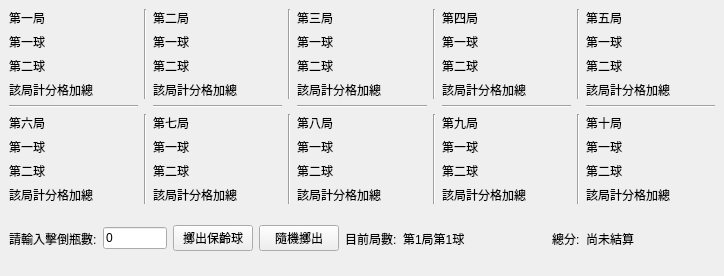
<?xml version="1.0" encoding="UTF-8"?>
<ui version="4.0">
 <class>MainWindow</class>
 <widget class="QMainWindow" name="MainWindow">
  <property name="geometry">
   <rect>
    <x>0</x>
    <y>0</y>
    <width>724</width>
    <height>276</height>
   </rect>
  </property>
  <property name="windowTitle">
   <string>MainWindow</string>
  </property>
  <widget class="QWidget" name="centralwidget">
   <layout class="QVBoxLayout" name="verticalLayout_2">
    <item>
     <layout class="QVBoxLayout" name="verticalLayout">
      <item>
       <layout class="QGridLayout" name="gridLayout_3">
        <item row="0" column="0">
         <layout class="QHBoxLayout" name="first_round">
          <item>
           <layout class="QVBoxLayout" name="first_round_lable_ui">
            <item>
             <widget class="QLabel" name="first_round_lable">
              <property name="text">
               <string>第一局</string>
              </property>
             </widget>
            </item>
            <item>
             <widget class="QLabel" name="first_round_ball_1_lable">
              <property name="text">
               <string>第一球</string>
              </property>
             </widget>
            </item>
            <item>
             <widget class="QLabel" name="first_round_ball_2_lable">
              <property name="text">
               <string>第二球</string>
              </property>
             </widget>
            </item>
            <item>
             <widget class="QLabel" name="first_round_score_amount_lable">
              <property name="text">
               <string>該局計分格加總</string>
              </property>
             </widget>
            </item>
           </layout>
          </item>
          <item>
           <layout class="QVBoxLayout" name="first_round_ui">
            <item>
             <widget class="QLabel" name="first_round_lable_empty">
              <property name="text">
               <string/>
              </property>
             </widget>
            </item>
            <item>
             <widget class="QLabel" name="first_round_ball_1">
              <property name="text">
               <string/>
              </property>
             </widget>
            </item>
            <item>
             <widget class="QLabel" name="first_round_ball_2">
              <property name="text">
               <string/>
              </property>
             </widget>
            </item>
            <item>
             <widget class="QLabel" name="first_round_score_amount">
              <property name="text">
               <string/>
              </property>
             </widget>
            </item>
           </layout>
          </item>
         </layout>
        </item>
        <item row="0" column="2">
         <layout class="QHBoxLayout" name="second_round">
          <item>
           <layout class="QVBoxLayout" name="second_round_lable_ui">
            <item>
             <widget class="QLabel" name="second_round_lable">
              <property name="text">
               <string>第二局</string>
              </property>
             </widget>
            </item>
            <item>
             <widget class="QLabel" name="second_round_ball_1_lable">
              <property name="text">
               <string>第一球</string>
              </property>
             </widget>
            </item>
            <item>
             <widget class="QLabel" name="second_round_ball_2_lable">
              <property name="text">
               <string>第二球</string>
              </property>
             </widget>
            </item>
            <item>
             <widget class="QLabel" name="second_round_score_amount_lable">
              <property name="text">
               <string>該局計分格加總</string>
              </property>
             </widget>
            </item>
           </layout>
          </item>
          <item>
           <layout class="QVBoxLayout" name="second_round_ui">
            <item>
             <widget class="QLabel" name="second_round_lable_empty">
              <property name="text">
               <string/>
              </property>
             </widget>
            </item>
            <item>
             <widget class="QLabel" name="second_round_ball_1">
              <property name="text">
               <string/>
              </property>
             </widget>
            </item>
            <item>
             <widget class="QLabel" name="second_round_ball_2">
              <property name="text">
               <string/>
              </property>
             </widget>
            </item>
            <item>
             <widget class="QLabel" name="second_round_score_amount">
              <property name="text">
               <string/>
              </property>
             </widget>
            </item>
           </layout>
          </item>
         </layout>
        </item>
        <item row="0" column="4">
         <layout class="QHBoxLayout" name="third_round">
          <item>
           <layout class="QVBoxLayout" name="third_round_lable_ui">
            <item>
             <widget class="QLabel" name="third_round_lable">
              <property name="text">
               <string>第三局</string>
              </property>
             </widget>
            </item>
            <item>
             <widget class="QLabel" name="third_round_ball_1_lable">
              <property name="text">
               <string>第一球</string>
              </property>
             </widget>
            </item>
            <item>
             <widget class="QLabel" name="third_round_ball_2_lable">
              <property name="text">
               <string>第二球</string>
              </property>
             </widget>
            </item>
            <item>
             <widget class="QLabel" name="third_round_score_amount_lable">
              <property name="text">
               <string>該局計分格加總</string>
              </property>
             </widget>
            </item>
           </layout>
          </item>
          <item>
           <layout class="QVBoxLayout" name="third_round_ui">
            <item>
             <widget class="QLabel" name="third_round_lable_empty">
              <property name="text">
               <string/>
              </property>
             </widget>
            </item>
            <item>
             <widget class="QLabel" name="third_round_ball_1">
              <property name="text">
               <string/>
              </property>
             </widget>
            </item>
            <item>
             <widget class="QLabel" name="third_round_ball_2">
              <property name="text">
               <string/>
              </property>
             </widget>
            </item>
            <item>
             <widget class="QLabel" name="third_round_score_amount">
              <property name="text">
               <string/>
              </property>
             </widget>
            </item>
           </layout>
          </item>
         </layout>
        </item>
        <item row="0" column="6">
         <layout class="QHBoxLayout" name="forth_round">
          <item>
           <layout class="QVBoxLayout" name="forth_round_lable_ui">
            <item>
             <widget class="QLabel" name="forth_round_lable">
              <property name="text">
               <string>第四局</string>
              </property>
             </widget>
            </item>
            <item>
             <widget class="QLabel" name="forth_round_ball_1_lable">
              <property name="text">
               <string>第一球</string>
              </property>
             </widget>
            </item>
            <item>
             <widget class="QLabel" name="forth_round_ball_2_lable">
              <property name="text">
               <string>第二球</string>
              </property>
             </widget>
            </item>
            <item>
             <widget class="QLabel" name="forth_round_score_amount_lable">
              <property name="text">
               <string>該局計分格加總</string>
              </property>
             </widget>
            </item>
           </layout>
          </item>
          <item>
           <layout class="QVBoxLayout" name="forth_round_ui">
            <item>
             <widget class="QLabel" name="forth_round_lable_empty">
              <property name="text">
               <string/>
              </property>
             </widget>
            </item>
            <item>
             <widget class="QLabel" name="forth_round_ball_1">
              <property name="text">
               <string/>
              </property>
             </widget>
            </item>
            <item>
             <widget class="QLabel" name="forth_round_ball_2">
              <property name="text">
               <string/>
              </property>
             </widget>
            </item>
            <item>
             <widget class="QLabel" name="forth_round_score_amount">
              <property name="text">
               <string/>
              </property>
             </widget>
            </item>
           </layout>
          </item>
         </layout>
        </item>
        <item row="0" column="8">
         <layout class="QHBoxLayout" name="fifth_round">
          <item>
           <layout class="QVBoxLayout" name="fifth_round_lable_ui">
            <item>
             <widget class="QLabel" name="fifth_round_lable">
              <property name="text">
               <string>第五局</string>
              </property>
             </widget>
            </item>
            <item>
             <widget class="QLabel" name="fifth_round_ball_1_lable">
              <property name="text">
               <string>第一球</string>
              </property>
             </widget>
            </item>
            <item>
             <widget class="QLabel" name="fifth_round_ball_2_lable">
              <property name="text">
               <string>第二球</string>
              </property>
             </widget>
            </item>
            <item>
             <widget class="QLabel" name="fifth_round_score_amount_lable">
              <property name="text">
               <string>該局計分格加總</string>
              </property>
             </widget>
            </item>
           </layout>
          </item>
          <item>
           <layout class="QVBoxLayout" name="fifth_round_ui">
            <item>
             <widget class="QLabel" name="fifth_round_lable_empty">
              <property name="text">
               <string/>
              </property>
             </widget>
            </item>
            <item>
             <widget class="QLabel" name="fifth_round_ball_1">
              <property name="text">
               <string/>
              </property>
             </widget>
            </item>
            <item>
             <widget class="QLabel" name="fifth_round_ball_2">
              <property name="text">
               <string/>
              </property>
             </widget>
            </item>
            <item>
             <widget class="QLabel" name="fifth_round_score_amount">
              <property name="text">
               <string/>
              </property>
             </widget>
            </item>
           </layout>
          </item>
         </layout>
        </item>
        <item row="2" column="0">
         <layout class="QHBoxLayout" name="sixth_round">
          <item>
           <layout class="QVBoxLayout" name="sixth_round_lable_ui">
            <item>
             <widget class="QLabel" name="sixth_round_lable">
              <property name="text">
               <string>第六局</string>
              </property>
             </widget>
            </item>
            <item>
             <widget class="QLabel" name="sixth_round_ball_1_lable">
              <property name="text">
               <string>第一球</string>
              </property>
             </widget>
            </item>
            <item>
             <widget class="QLabel" name="sixth_round_ball_2_lable">
              <property name="text">
               <string>第二球</string>
              </property>
             </widget>
            </item>
            <item>
             <widget class="QLabel" name="sixth_round_score_amount_lable">
              <property name="text">
               <string>該局計分格加總</string>
              </property>
             </widget>
            </item>
           </layout>
          </item>
          <item>
           <layout class="QVBoxLayout" name="sixth_round_ui">
            <item>
             <widget class="QLabel" name="sixth_round_lable_empty">
              <property name="text">
               <string/>
              </property>
             </widget>
            </item>
            <item>
             <widget class="QLabel" name="sixth_round_ball_1">
              <property name="text">
               <string/>
              </property>
             </widget>
            </item>
            <item>
             <widget class="QLabel" name="sixth_round_ball_2">
              <property name="text">
               <string/>
              </property>
             </widget>
            </item>
            <item>
             <widget class="QLabel" name="sixth_round_score_amount">
              <property name="text">
               <string/>
              </property>
             </widget>
            </item>
           </layout>
          </item>
         </layout>
        </item>
        <item row="2" column="2">
         <layout class="QHBoxLayout" name="seventh_round">
          <item>
           <layout class="QVBoxLayout" name="seventh_round_lable_ui">
            <item>
             <widget class="QLabel" name="seventh_round_lable">
              <property name="text">
               <string>第七局</string>
              </property>
             </widget>
            </item>
            <item>
             <widget class="QLabel" name="seventh_round_ball_1_lable">
              <property name="text">
               <string>第一球</string>
              </property>
             </widget>
            </item>
            <item>
             <widget class="QLabel" name="seventh_round_ball_2_lable">
              <property name="text">
               <string>第二球</string>
              </property>
             </widget>
            </item>
            <item>
             <widget class="QLabel" name="seventh_round_score_amount_lable">
              <property name="text">
               <string>該局計分格加總</string>
              </property>
             </widget>
            </item>
           </layout>
          </item>
          <item>
           <layout class="QVBoxLayout" name="seventh_round_ui">
            <item>
             <widget class="QLabel" name="seventh_round_lable_empty">
              <property name="text">
               <string/>
              </property>
             </widget>
            </item>
            <item>
             <widget class="QLabel" name="seventh_round_ball_1">
              <property name="text">
               <string/>
              </property>
             </widget>
            </item>
            <item>
             <widget class="QLabel" name="seventh_round_ball_2">
              <property name="text">
               <string/>
              </property>
             </widget>
            </item>
            <item>
             <widget class="QLabel" name="seventh_round_score_amount">
              <property name="text">
               <string/>
              </property>
             </widget>
            </item>
           </layout>
          </item>
         </layout>
        </item>
        <item row="2" column="4">
         <layout class="QHBoxLayout" name="eighth_round">
          <item>
           <layout class="QVBoxLayout" name="eighth_round_lable_ui">
            <item>
             <widget class="QLabel" name="eighth_round_lable">
              <property name="text">
               <string>第八局</string>
              </property>
             </widget>
            </item>
            <item>
             <widget class="QLabel" name="eighth_round_ball_1_lable">
              <property name="text">
               <string>第一球</string>
              </property>
             </widget>
            </item>
            <item>
             <widget class="QLabel" name="eighth_round_ball_2_lable">
              <property name="text">
               <string>第二球</string>
              </property>
             </widget>
            </item>
            <item>
             <widget class="QLabel" name="eighth_round_score_amount_lable">
              <property name="text">
               <string>該局計分格加總</string>
              </property>
             </widget>
            </item>
           </layout>
          </item>
          <item>
           <layout class="QVBoxLayout" name="eighth_round_ui">
            <item>
             <widget class="QLabel" name="eighth_round_lable_empty">
              <property name="text">
               <string/>
              </property>
             </widget>
            </item>
            <item>
             <widget class="QLabel" name="eighth_round_ball_1">
              <property name="text">
               <string/>
              </property>
             </widget>
            </item>
            <item>
             <widget class="QLabel" name="eighth_round_ball_2">
              <property name="text">
               <string/>
              </property>
             </widget>
            </item>
            <item>
             <widget class="QLabel" name="eighth_round_score_amount">
              <property name="text">
               <string/>
              </property>
             </widget>
            </item>
           </layout>
          </item>
         </layout>
        </item>
        <item row="2" column="6">
         <layout class="QHBoxLayout" name="ninth_round">
          <item>
           <layout class="QVBoxLayout" name="ninth_round_lable_ui">
            <item>
             <widget class="QLabel" name="ninth_round_lable">
              <property name="text">
               <string>第九局</string>
              </property>
             </widget>
            </item>
            <item>
             <widget class="QLabel" name="ninth_round_ball_1_lable">
              <property name="text">
               <string>第一球</string>
              </property>
             </widget>
            </item>
            <item>
             <widget class="QLabel" name="ninth_round_ball_2_lable">
              <property name="text">
               <string>第二球</string>
              </property>
             </widget>
            </item>
            <item>
             <widget class="QLabel" name="ninth_round_score_amount_lable">
              <property name="text">
               <string>該局計分格加總</string>
              </property>
             </widget>
            </item>
           </layout>
          </item>
          <item>
           <layout class="QVBoxLayout" name="ninth_round_ui">
            <item>
             <widget class="QLabel" name="ninth_round_lable_empty">
              <property name="text">
               <string/>
              </property>
             </widget>
            </item>
            <item>
             <widget class="QLabel" name="ninth_round_ball_1">
              <property name="text">
               <string/>
              </property>
             </widget>
            </item>
            <item>
             <widget class="QLabel" name="ninth_round_ball_2">
              <property name="text">
               <string/>
              </property>
             </widget>
            </item>
            <item>
             <widget class="QLabel" name="ninth_round_score_amount">
              <property name="text">
               <string/>
              </property>
             </widget>
            </item>
           </layout>
          </item>
         </layout>
        </item>
        <item row="0" column="3">
         <widget class="Line" name="line_7">
          <property name="orientation">
           <enum>Qt::Vertical</enum>
          </property>
         </widget>
        </item>
        <item row="0" column="5">
         <widget class="Line" name="line_8">
          <property name="orientation">
           <enum>Qt::Vertical</enum>
          </property>
         </widget>
        </item>
        <item row="1" column="4">
         <widget class="Line" name="line_3">
          <property name="orientation">
           <enum>Qt::Horizontal</enum>
          </property>
         </widget>
        </item>
        <item row="1" column="6">
         <widget class="Line" name="line_4">
          <property name="orientation">
           <enum>Qt::Horizontal</enum>
          </property>
         </widget>
        </item>
        <item row="1" column="8">
         <widget class="Line" name="line_5">
          <property name="orientation">
           <enum>Qt::Horizontal</enum>
          </property>
         </widget>
        </item>
        <item row="2" column="8">
         <layout class="QHBoxLayout" name="tenth_round">
          <item>
           <layout class="QVBoxLayout" name="tenth_round_lable_ui">
            <item>
             <widget class="QLabel" name="tenth_round_lable">
              <property name="text">
               <string>第十局</string>
              </property>
             </widget>
            </item>
            <item>
             <widget class="QLabel" name="tenth_round_ball_1_lable">
              <property name="text">
               <string>第一球</string>
              </property>
             </widget>
            </item>
            <item>
             <widget class="QLabel" name="tenth_round_ball_2_lable">
              <property name="text">
               <string>第二球</string>
              </property>
             </widget>
            </item>
            <item>
             <widget class="QLabel" name="tenth_round_score_amount_lable">
              <property name="text">
               <string>該局計分格加總</string>
              </property>
             </widget>
            </item>
           </layout>
          </item>
          <item>
           <layout class="QVBoxLayout" name="tenth_round_ui">
            <item>
             <widget class="QLabel" name="tenth_round_lable_empty">
              <property name="text">
               <string/>
              </property>
             </widget>
            </item>
            <item>
             <widget class="QLabel" name="tenth_round_ball_1">
              <property name="text">
               <string/>
              </property>
             </widget>
            </item>
            <item>
             <widget class="QLabel" name="tenth_round_ball_2">
              <property name="text">
               <string/>
              </property>
             </widget>
            </item>
            <item>
             <widget class="QLabel" name="tenth_round_score_amount">
              <property name="text">
               <string/>
              </property>
             </widget>
            </item>
           </layout>
          </item>
         </layout>
        </item>
        <item row="0" column="1">
         <widget class="Line" name="line_6">
          <property name="orientation">
           <enum>Qt::Vertical</enum>
          </property>
         </widget>
        </item>
        <item row="1" column="2">
         <widget class="Line" name="line_2">
          <property name="orientation">
           <enum>Qt::Horizontal</enum>
          </property>
         </widget>
        </item>
        <item row="1" column="0">
         <widget class="Line" name="line">
          <property name="orientation">
           <enum>Qt::Horizontal</enum>
          </property>
         </widget>
        </item>
        <item row="0" column="7">
         <widget class="Line" name="line_9">
          <property name="orientation">
           <enum>Qt::Vertical</enum>
          </property>
         </widget>
        </item>
        <item row="2" column="1">
         <widget class="Line" name="line_10">
          <property name="orientation">
           <enum>Qt::Vertical</enum>
          </property>
         </widget>
        </item>
        <item row="2" column="3">
         <widget class="Line" name="line_11">
          <property name="orientation">
           <enum>Qt::Vertical</enum>
          </property>
         </widget>
        </item>
        <item row="2" column="5">
         <widget class="Line" name="line_12">
          <property name="orientation">
           <enum>Qt::Vertical</enum>
          </property>
         </widget>
        </item>
        <item row="2" column="7">
         <widget class="Line" name="line_13">
          <property name="orientation">
           <enum>Qt::Vertical</enum>
          </property>
         </widget>
        </item>
       </layout>
      </item>
      <item>
       <layout class="QVBoxLayout" name="verticalLayout_3">
        <item>
         <layout class="QHBoxLayout" name="horizontalLayout">
          <item>
           <widget class="QLabel" name="label">
            <property name="text">
             <string>請輸入擊倒瓶數:</string>
            </property>
           </widget>
          </item>
          <item>
           <widget class="QLineEdit" name="lineEdit">
            <property name="text">
             <string>0</string>
            </property>
           </widget>
          </item>
          <item>
           <widget class="QPushButton" name="roll_ball_pushButton">
            <property name="text">
             <string>擲出保齡球</string>
            </property>
           </widget>
          </item>
          <item>
           <widget class="QPushButton" name="random_roll_ball_pushButton">
            <property name="text">
             <string>隨機擲出</string>
            </property>
           </widget>
          </item>
          <item>
           <widget class="QLabel" name="label_4">
            <property name="text">
             <string>目前局數:</string>
            </property>
           </widget>
          </item>
          <item>
           <widget class="QLabel" name="current_play">
            <property name="text">
             <string>第1局第1球</string>
            </property>
           </widget>
          </item>
          <item>
           <spacer name="horizontalSpacer">
            <property name="orientation">
             <enum>Qt::Horizontal</enum>
            </property>
            <property name="sizeHint" stdset="0">
             <size>
              <width>125</width>
              <height>20</height>
             </size>
            </property>
           </spacer>
          </item>
          <item>
           <widget class="QLabel" name="label_2">
            <property name="text">
             <string>總分:</string>
            </property>
           </widget>
          </item>
          <item>
           <widget class="QLabel" name="final_point">
            <property name="text">
             <string>尚未結算</string>
            </property>
           </widget>
          </item>
          <item>
           <spacer name="horizontalSpacer_2">
            <property name="orientation">
             <enum>Qt::Horizontal</enum>
            </property>
            <property name="sizeHint" stdset="0">
             <size>
              <width>125</width>
              <height>20</height>
             </size>
            </property>
           </spacer>
          </item>
         </layout>
        </item>
       </layout>
      </item>
     </layout>
    </item>
   </layout>
  </widget>
 </widget>
 <resources/>
 <connections/>
</ui>
